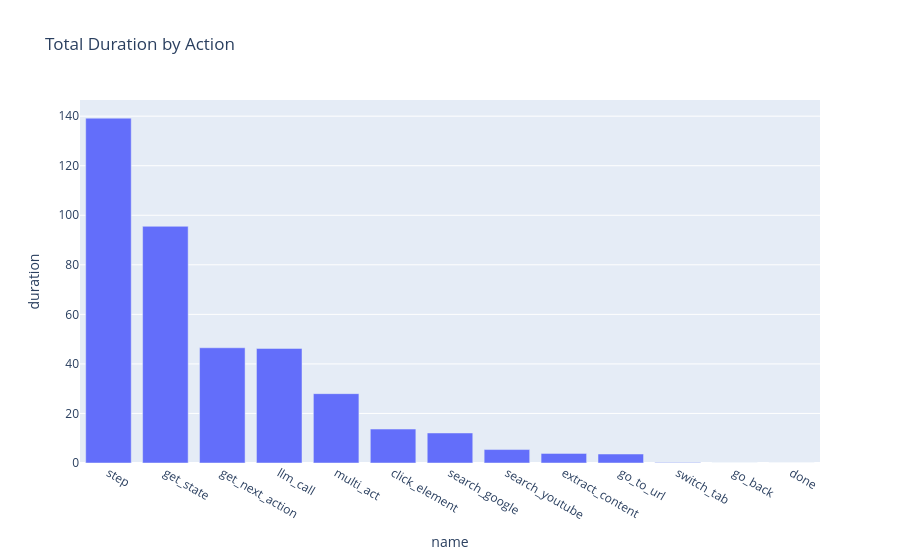

This figure's notebook cell:
### Code cell
# Total Duration per Action
total_duration_action = df.groupby('name')['duration'].sum().reset_index().sort_values('duration', ascending=False)
fig = px.bar(total_duration_action, x='name', y='duration', title='Total Duration by Action')
fig.show()

### Figure 1 — Plotly figure (JSON) as saved in the notebook; plotly's stock layout.template omitted (floating-point values rounded to 4 significant figures)
{"data": [{"hovertemplate": "name=%{x}<br>duration=%{y}<extra></extra>", "legendgroup": "", "marker": {"color": "#636efa", "pattern": {"shape": ""}}, "name": "", "orientation": "v", "showlegend": false, "textposition": "auto", "type": "bar", "x": ["step", "get_state", "get_next_action", "llm_call", "multi_act", "click_element", "search_google", "search_youtube", "extract_content", "go_to_url", "switch_tab", "go_back", "done"], "xaxis": "x", "y": [139.2, 95.54, 46.51, 46.25, 28.0, 13.7, 12.12, 5.429, 3.884, 3.631, 0.1876, 0.02682, 0.0], "yaxis": "y"}], "layout": {"barmode": "relative", "legend": {"tracegroupgap": 0}, "title": {"text": "Total Duration by Action"}, "xaxis": {"anchor": "y", "domain": [0, 1], "title": {"text": "name"}}, "yaxis": {"anchor": "x", "domain": [0, 1], "title": {"text": "duration"}}}}
